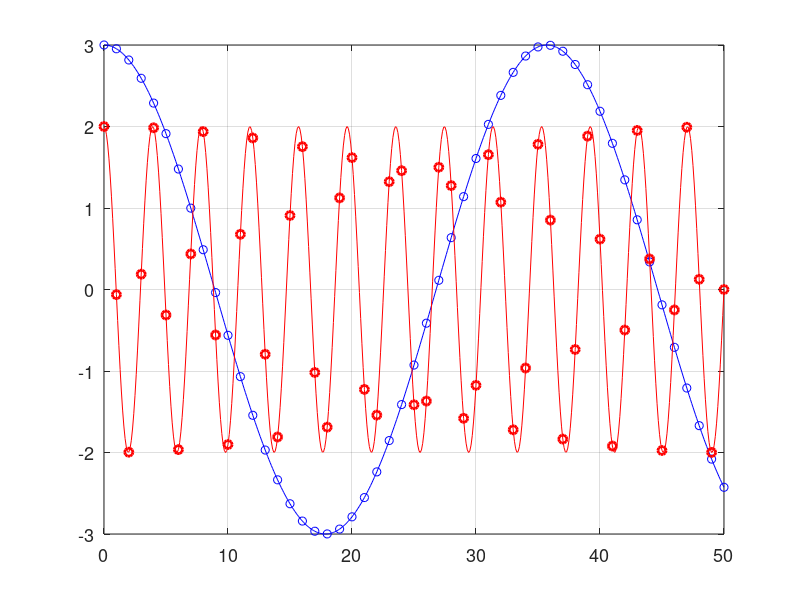

Write MATLAB code to recreate this figure.
% file e7_2_PA3sines.m
% plot two discrete sines 
set(0,'defaultAxesFontSize',13); close all;
n=[0:50];
n1=[0:0.1:50];  n2=[0:1:50]; 
x1 = 3*cos(0.056*pi*n1); x1_ = 3*cos(0.056*pi*n2);

x2=2*cos(0.51*pi*n1); x2_=2*cos(0.51*pi*n2);
figure('position',[100 100, 700,250]),
 plot(n1,x1,'b',n2,x1_,'ob',n1,x2,'r',n2,x2_,'or', 'LineWidth',2),grid on; 
